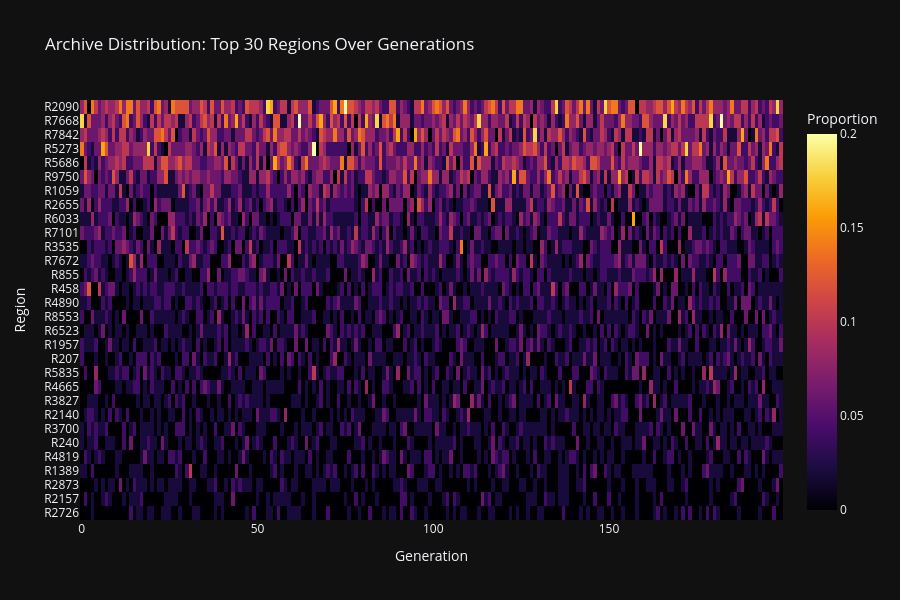

Notebook source saved alongside this figure:
### Code cell
# Heatmap: region distribution over generations
# Build a generation-by-region matrix from the archive
n_regions = len(regions_l2)
gen_region_matrix = np.zeros((N_GENERATIONS, n_regions))

# For each region, count how many solutions from each generation belong to it
for r_idx, (rid, _, _) in enumerate(regions_l2):
    members = index.region_members(region_id=rid, level=2)
    for eid, ts in members:
        gen = int(ts)
        if 0 <= gen < N_GENERATIONS:
            gen_region_matrix[gen, r_idx] += 1

# Normalize per generation (row-wise)
row_sums = gen_region_matrix.sum(axis=1, keepdims=True)
row_sums[row_sums == 0] = 1
gen_region_norm = gen_region_matrix / row_sums

# Sort regions by total activity for cleaner visualization
region_activity = gen_region_matrix.sum(axis=0)
top_k = min(30, n_regions)  # show top 30 regions
top_idx = np.argsort(region_activity)[-top_k:]

fig = go.Figure(data=go.Heatmap(
    z=gen_region_norm[:, top_idx].T,
    x=list(range(N_GENERATIONS)),
    y=[f'R{region_ids[i]}' for i in top_idx],
    colorscale='Inferno',
    colorbar=dict(title='Proportion')
))
fig.update_layout(
    template='plotly_dark',
    title=f'Archive Distribution: Top {top_k} Regions Over Generations',
    xaxis_title='Generation',
    yaxis_title='Region',
    height=600
)
fig.show()

print(f'Regions visualized: {top_k} of {n_regions} (sorted by total activity)')

### Figure 1 — Plotly figure (JSON) as saved in the notebook; plotly's stock layout.template omitted (floating-point values rounded to 4 significant figures; data arrays with more than 128 entries replaced by an {"elided": "..."} marker saying what was removed)
{"data": [{"colorbar": {"title": {"text": "Proportion"}}, "colorscale": [[0.0, "#000004"], [0.1111, "#1b0c41"], [0.2222, "#4a0c6b"], [0.3333, "#781c6d"], [0.4444, "#a52c60"], [0.5556, "#cf4446"], [0.6667, "#ed6925"], [0.7778, "#fb9b06"], [0.8889, "#f7d13d"], [1.0, "#fcffa4"]], "type": "heatmap", "x": {"elided": "200 int values"}, "y": ["R2726", "R2157", "R2873", "R1389", "R4819", "R240", "R3700", "R2140", "R3827", "R4665", "R5835", "R207", "R1957", "R6523", "R8553", "R4890", "R458", "R855", "R7672", "R3535", "R7101", "R6033", "R2655", "R1059", "R9750", "R5686", "R5273", "R7842", "R7668", "R2090"], "z": {"elided": "30x200 float values"}}], "layout": {"height": 600, "title": {"text": "Archive Distribution: Top 30 Regions Over Generations"}, "xaxis": {"title": {"text": "Generation"}}, "yaxis": {"title": {"text": "Region"}}}}
